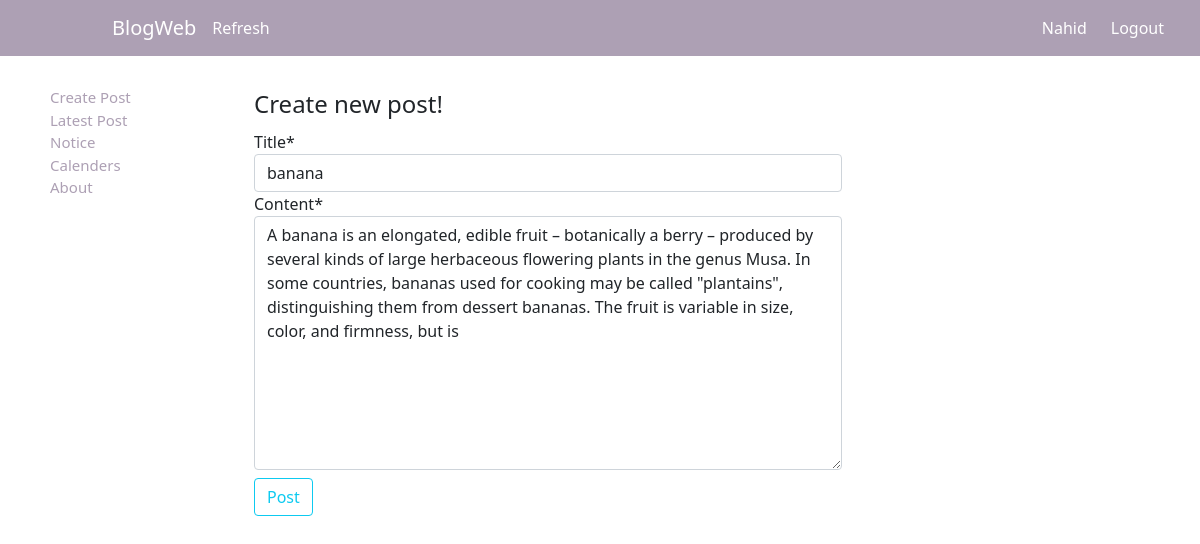
The page /post/11/update/ (signed in) on the database its author committed.
### blog/models.py (models this page shows, shortened)
class Post(models.Model):
    title = models.CharField(max_length=60)
    content = models.TextField()
    date_posted = models.DateTimeField(default=timezone.now)
    author = models.ForeignKey(User, on_delete=models.CASCADE)

### blog/views.py (the view, shortened to what this page needs)
# urls.py: path('post/<int:pk>/update/', PostUpdateView.as_view(), name='post-update'),
class PostUpdateView(LoginRequiredMixin, UserPassesTestMixin, UpdateView):
    model = Post
    fields = ['title', 'content']
    def test_func(self):
        post = self.get_object() #give the current post that we trying to update
        if self.request.user == post.author:
            return True
        return False

### blog/templates/blog/post_form.html (shortened to what this page needs)
{% extends "blog/base.html" %}
{% load crispy_forms_tags %}
{% block content %}
    <div class="content-section">
        <form method="POST">
            <fieldset class="form-group">
                <legend class="mb-2">Create new post!</legend>
                {{form|crispy}}
            </fieldset>
            <div class="form-group">
                <button class="btn btn-outline-info my-2" type="submit">Post</button>
            </div>
        </form>
    </div>
{% endblock content %}

### blog/templates/blog/base.html (shortened to what this page needs)
{% load static %}
<!DOCTYPE html>
<html lang="en">
<head>
        <link href="https://cdn.jsdelivr.net/npm/bootstrap@5.0.2/dist/css/bootstrap.min.css" rel="stylesheet">
        <link rel="stylesheet" href="https://cdnjs.cloudflare.com/ajax/libs/font-awesome/6.2.1/css/all.min.css" />
        <link rel="stylesheet" type="text/css" href="{% static 'blog/base.css' %}">
</head>
<body>
    <nav class="navbar navbar-expand-lg nav-background">
        <div class="container-fluid">
            <a class="navbar-brand nav-logo nav-item-color" href="{% url 'blog-home' %}">BlogWeb</a>
            <div class="collapse navbar-collapse" id="navbarSupportedContent">
              <ul class="navbar-nav me-auto mb-2 mb-lg-0">
                <li class="nav-item">
                  <a class="nav-item-color" aria-current="page" style="text-decoration: none;" href="{% url 'blog-home' %}">Refresh</a>
                </li>
              </ul>
              {% if user.is_authenticated %}
                <a href="{% url 'profile' %}" class="nav-item-color" style="text-decoration: none;">{{user.first_name}}</a>
                <a href="{% url 'logout' %}" class="nav-item-color mx-4" style="text-decoration: none;">Logout</a>
              {% else %}
                <a href="{% url 'login' %}" class="nav-item-color" style="text-decoration: none;">Login</a>
                <a href="{% url 'register' %}" class="mx-4 nav-item-color" style="text-decoration: none;">Register</a>
              {% endif %}
            </div>
          </div>
      </nav>
      <div class="row">
          <div class="menu col-md-2">
              <a style="text-decoration: none;" class="side-text" type="button" href="{% url 'post-create' %}">Create Post</a> <br>
              <a style="text-decoration: none;" class="side-text" type="button" href="{% url 'blog-home' %}">Latest Post</a> <br>
              <a style="text-decoration: none;" class="side-text" type="button" href="#">Notice</a> <br>
              <a style="text-decoration: none;" class="side-text" type="button" href="#">Calenders</a> <br>
             <a style="text-decoration: none;" class="side-text" type="button" href="{% url 'blog-about' %}">About</a> <br>
         </div>
        <div class="col-md-6 mart">
            {% block content %} {% endblock %}
        </div>
      </div>
</body>
</html>

### blog/static/blog/base.css (style rules this page uses)
.nav-background { background-color: #ADA0B4; }
.nav-logo { margin-left: 100px; }
.nav-item-color { color: white; }
.menu { margin-top: 30px; margin-left: 50px; font-size: 15px; }
.side-text { color: #ADA0B4; }
.mart { margin-top: 30px; }

### rows shown on the page
Post: title "banana", content "A banana is an elongated, edible fruit – botanically a berry – produced by several kinds of large herbaceous flowering plants in the genus Musa. In some countries, bananas used for cooking may be called \"plantains\", distinguishing them from dessert bananas. The fruit is variable in size, color, and firmness, but is"

### other values the page prints
{{ user.first_name }} "Nahid"
